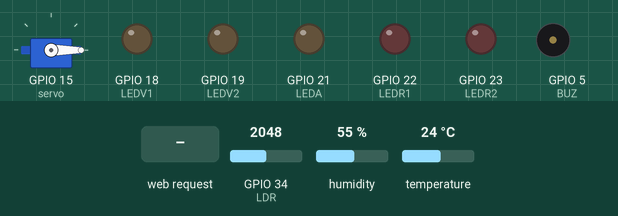
A sketch run on a simulated ESP32. Shown: servo, output pins drawn as LEDs (lit = HIGH), buzzer (waves = sounding, pin HIGH). Inputs (shaded band) come from the test bench; at power-on: GPIO 34 (LDR) = 2048, humidity 55 %, temperature 24 °C. WiFi joins after 1.5 s; servers stay silent unless stated; what the sketch prints to the serial monitor is not drawn.

Above: at 2.7 s.
2.8 s: HTTP request GET /S/on received
At 3.6 s:
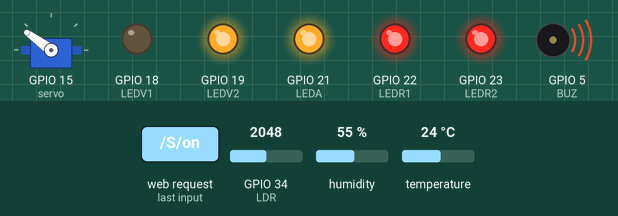
At 4.5 s:
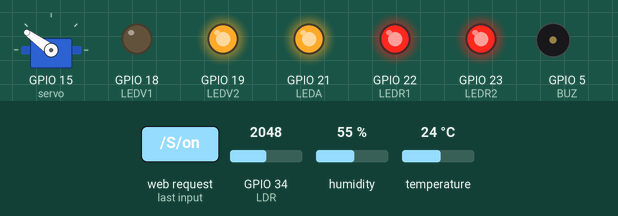
5.3 s: HTTP request GET /S/off received
6.8 s: HTTP request GET /off received
Timing chart, 0 to 9.8 s (numbered marks = the images above; inputs shaded):
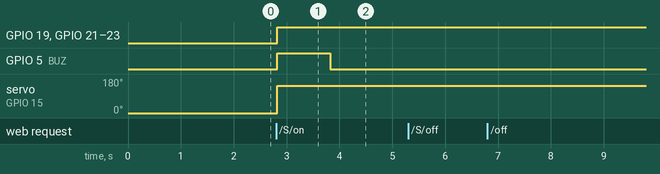

Measured:
- after the input at 2.8 s, GPIO 19 (LEDV2), GPIO 21 (LEDA), GPIO 22 (LEDR1), GPIO 23 (LEDR2): LOW → HIGH at once; GPIO 5 (BUZ): LOW → HIGH at once, → LOW 1.0 s later; servo on GPIO 15 (servo): 0° → 144° at once
- after the input at 5.3 s, every drawn part: stays the same
- after the input at 6.8 s, every drawn part: stays the same

The sketch:

practica2_labpercepcion.ino
```cpp
//Laboratorio de Percepción Práctica #2
//Integrantes:
//Miguel Angel Villanueva Ramirez 1743596
//Irma Liliana Saucedo Martinez 1730895
//Luis Fernando Orrante Vales 1889241

//Librerías
#include <WiFi.h>
#include <DHT.h>
#include <Servo.h>

Servo ObjServo;

//Señales para los sensores
//DHT22
#define DHTPIN 27 //Pin al que se conectará el sensor
#define DHTTYPE DHT11 //Se define el tipo de sensor

//Fotorresistencia
#define LDR 34 //Pin analógico al que se conectará el sensor

//variable estado
int estado;
String estado_leds="Apagados";
String estado_buz="Apagado";
String estado_servo="Posicion inicial";

//Configuración para el servidor
const char* ssid = "Luis";
const char* password = "LuisOrrante01";
WiFiServer server(80); //Nota: investigar porque es 80

//Inicializamos el sensor DHT
DHT dht(DHTPIN, DHTTYPE);

//Variable para almacenar la solicitud HTTP
String header;

//Lectura de sensores
String SensoresEstado = "off";

//Para el Slider
//String valueString = String(0);
//int positon1 = 0;
//int positon2 = 0;

//Matriz m
double m[5][4] =
{{-4.091161306277228, 0.34154925044493994, -0.19923055381405957, 0.033012220378430775},
 {-1.4202067331470096, -5.522937316999443, 1.0926903186709243, 4.675362200778682},
 {-1.1177504379413985, -1.5853078294834617, 2.25901751542432, -0.9538025036242919},
 {3.9549636884937103, -0.26860625588497694, -0.18846197835260178, -3.758786208162456},
 {0.4822201913450948, -4.180483112166716, -0.4361186076152109, 0.5599547293956691}};

//Matriz o
float o[5] = {-8.83920290863723, 4.748015376911499, 2.0873651110413824,
-5.316140191895733, -6.929852236637968};

//Actuadores
const int LEDV1 = 18;
const int LEDV2 = 19;
const int LEDA = 21;
const int LEDR1 = 22;
const int LEDR2 = 23;
const int BUZ = 5;
const int servo = 15;

//Mediciones
float Temperatura;
float Humedad;
float prenivel;
float nivel;
float normTemp;
float normHum;
float normniv;
float yy;
int LDR_val;

//Setup del programa
void setup() {
  Serial.begin(115200);
  dht.begin();
  //Inicializar las variables de salida como salidas (valga la redundancia).
  pinMode(LEDV1, OUTPUT);
  pinMode(LEDV2, OUTPUT);
  pinMode(LEDA, OUTPUT);
  pinMode(LEDR1, OUTPUT);
  pinMode(LEDR2, OUTPUT);
  pinMode(BUZ, OUTPUT);

  //Iniciamos las variables de salida en nivel bajo
  digitalWrite(LEDV1, LOW);
  digitalWrite(LEDV2, LOW);
  digitalWrite(LEDA, LOW);
  digitalWrite(LEDR1, LOW);
  digitalWrite(LEDR2, LOW);
  digitalWrite(BUZ, LOW);
  ObjServo.attach(servo);
  ObjServo.write(0);

  //Conexión a la red
  Serial.print("Conectando a ");
  Serial.print(ssid);
  WiFi.begin(ssid, password);
  //Mientras el ESP32 se conecta a la red
  while (WiFi.status() != WL_CONNECTED) {
    delay(500);
    Serial.print(".");
  }
  //Cuando se logre la conexión
  Serial.println("");
  Serial.println("WiFi conectado");
  Serial.println("Dirección IP: ");
  Serial.println(WiFi.localIP());
  server.begin();
}


//Loop del programa
void loop() {
  WiFiClient client = server.available(); //Listen for incoming clients

  if (client) {
    Serial.println("Nuevo cliente");
    String currentLine = "";
    String currentline = "";
    while (client.connected()) {
      if (client.available()) {
        char c = client.read();
        Serial.write(c);
        header += c;
        if (c == '\n') {
          if (currentLine.length() == 0) {
            client.println("HTTP/1.1 200 OK");
            client.println("Content-type:text/html");
            client.println("Connection: close");
            client.println();
            if(header.indexOf("GET /S/on") >= 0) {

              //Sensor de humedad
              Humedad = dht.readHumidity();

              //Sensor de temperatura
              Temperatura = dht.readTemperature();

              //Nivel de luz
              LDR_val = analogRead(LDR);
              //prenivel = (LDR_val * 100)/5000;
              nivel=map(LDR_val,0,4095,100,0);


              //Normalización de la temperatura
              normTemp = (Temperatura - 0)/(50 - 0);

              //Normalización de la humedad
              normHum = (Humedad - 0)/(100 - 0);

              //Normalización del nivel de luz
              normniv = (nivel - 0)/(100 - 0);

              float X[4] = {normTemp, normHum, normniv, 1};
              float N[5];

              //Red neuronal
              for(int n = 0; n < 5; n++) {
                float s = 0.0;
                for(int i = 0; i < 4; i++) {
                  s = s + (X[i] * m[n][i]);
                  }
                N[n] = (1 / (1 + exp(-s)));
                }
                float s = 0.0;
                for(int n = 0; n < 5; n++){
                  s = s + (N[n] * o[n]);
                }
                float y = (1/(1 + exp(-s)));
                yy = (y * 4) + 1;

                if(yy == 5) {
                  estado=5;
                  estado_leds="5 Leds encendidos";
                  estado_buz="Apagado";
                  estado_servo="Posicion a 180 grados";
                  digitalWrite(LEDV1, HIGH);
                  digitalWrite(LEDV2, HIGH);
                  digitalWrite(LEDA, HIGH);
                  digitalWrite(LEDR1, HIGH);
                  digitalWrite(LEDR2, HIGH);
                  digitalWrite(BUZ, LOW);
                  ObjServo.write(180);
                }
                if(yy >= 4 && yy < 5) {
                  estado=4;
                  estado_leds="4 Leds encendidos";
                  estado_buz="Encendido 1 segundo";
                  estado_servo="Posicion a 144 grados";
                  digitalWrite(LEDV1, LOW);
                  digitalWrite(LEDV2, HIGH);
                  digitalWrite(LEDA, HIGH);
                  digitalWrite(LEDR1, HIGH);
                  digitalWrite(LEDR2, HIGH);
                  ObjServo.write(144);
                  digitalWrite(BUZ, HIGH);
                  delay(1000);
                  digitalWrite(BUZ, LOW);

                }
                if(yy>=3 && yy<4){
                  estado=3;
                  estado_leds="3 Leds encendidos";
                  estado_buz="Encendido 3 segundo";
                  estado_servo="Posicion a 108 grados";
                  digitalWrite(LEDV1, LOW);
                  digitalWrite(LEDV2, LOW);
                  digitalWrite(LEDA, HIGH);
                  digitalWrite(LEDR1, HIGH);
                  digitalWrite(LEDR2, HIGH);
                  ObjServo.write(108);
                  digitalWrite(BUZ, HIGH);
                  delay(3000);
                  digitalWrite(BUZ, LOW);

                }
                if(yy>=2 && yy<3){
                  estado=2;
                  estado_leds="2 Leds encendidos";
                  estado_buz="Encendido 6 segundo";
                  estado_servo="posicion a 70 grados";
                  digitalWrite(LEDV1, LOW);
                  digitalWrite(LEDV2, LOW);
                  digitalWrite(LEDA, LOW);
                  digitalWrite(LEDR1, HIGH);
                  digitalWrite(LEDR2, HIGH);
                  ObjServo.write(70);
                  digitalWrite(BUZ, HIGH);
                  delay(6000);
                  digitalWrite(BUZ, LOW);

                }
                if(yy>=1 && yy<2){
                  estado=1;
                  estado_leds="1 Leds encendidos";
                  estado_buz="Encendido";
                  estado_servo="Posicion a 30 grados";
                  digitalWrite(LEDV1, LOW);
                  digitalWrite(LEDV2, LOW);
                  digitalWrite(LEDA, LOW);
                  digitalWrite(LEDR1, LOW);
                  digitalWrite(LEDR2, HIGH);
                  digitalWrite(BUZ, HIGH);
                  ObjServo.write(30);
                }
                Serial.println(yy);
                Serial.println(normTemp);
                Serial.println(normHum);
                Serial.println(normniv);
                SensoresEstado = "on";
                }else if (header.indexOf("GET /S/off") >= 0) {
                  //Sensor de humedad
                  Humedad = dht.readHumidity();
                  //Sensor de temperatura
                  Temperatura = dht.readTemperature();
                  //Sensor de nivel de luz
                  LDR_val = analogRead(LDR);
                  nivel = (LDR_val * 100)/4095;
                  //Normalización de la temperatura
                  normTemp = (Temperatura - 0)/(50 - 0);
                  //Normalización de la humedad
                  normHum = (Humedad - 0)/(100 - 0);

                  float X[4] = {normTemp, normHum, normniv, 1};
                  float N[5];

                  //Red neuronal
                  for(int n = 0; n < 5; n++) {
                    float s = 0.0;
                    for(int i = 0; i < 4; i++) {
                      s = s + (X[i] * m[n][i]);
                    }
                    N[n] = (1 / (1 + exp(-s)));
                    }
                    float s = 0.0;
                    for(int n = 0; n < 5; n++) {
                      s = s + (N[n] * o[n]);
                    }
                    float y = (1/(1 + exp(-s)));
                    yy = (y * 4) + 1;
                    if (yy == 5) {
                      digitalWrite(LEDV1, HIGH);
                      digitalWrite(LEDV2, HIGH);
                      digitalWrite(LEDA, HIGH);
                      digitalWrite(LEDR1, HIGH);
                      digitalWrite(LEDR2, HIGH);
                      digitalWrite(BUZ, LOW);
                      ObjServo.write(180);
                    }
                    if(yy >= 4 && yy < 5) {
                      digitalWrite(LEDV1, LOW);
                      digitalWrite(LEDV2, HIGH);
                      digitalWrite(LEDA, HIGH);
                      digitalWrite(LEDR1, HIGH);
                      digitalWrite(LEDR2, HIGH);
                      digitalWrite(BUZ, LOW);
                      ObjServo.write(144);
                    }
                    if(yy >= 3 && yy < 4) {
                      digitalWrite(LEDV1, LOW);
                      digitalWrite(LEDV2, LOW);
                      digitalWrite(LEDA, HIGH);
                      digitalWrite(LEDR1, HIGH);
                      digitalWrite(LEDR2, HIGH);
                      digitalWrite(BUZ, LOW);
                      ObjServo.write(108);
                    }
                    if(yy>=2 && yy<3){
                      digitalWrite(LEDV1, LOW);
                      digitalWrite(LEDV2, LOW);
                      digitalWrite(LEDA, LOW);
                      digitalWrite(LEDR1, HIGH);
                      digitalWrite(LEDR2, HIGH);
                      digitalWrite(BUZ, LOW);
                      ObjServo.write(70);
                    }
                    if(yy>=1 && yy<2){
                      digitalWrite(LEDV1, LOW);
                      digitalWrite(LEDV2, LOW);
                      digitalWrite(LEDA, LOW);
                      digitalWrite(LEDR1, LOW);
                      digitalWrite(LEDR2, HIGH);
                      digitalWrite(BUZ, HIGH);
                      ObjServo.write(30);
                    }
                    Serial.println(yy);
                    Serial.println(normTemp);
                    Serial.println(normHum);
                    Serial.println(normniv);
                    SensoresEstado = "off";
                  }
                  //Página HTML
                  client.println("<!DOCTYPE html><html>");
                  client.println("<head><meta name=\"viewport\"content=\"width=device-width, initial-scale=1\">");
                  client.println("<link rel=\"icon\" href=\"data:,\">");
                  //CSS to style the on/off buttons
                  client.println("<style>html { font-family: Helvetica; display: inline-block; margin: 0px auto; text-align: center;}");
                  client.println("<style>body { text-align: center; font-family: \"Trebuchet MS\", Arial; margin-left:auto; margin-right:auto;}");
                  //Color para los sensores
                  client.println(".button1 { background-color: #4CAF50; border: none; color: white; padding: 16px 40px;");
                  client.println("text-decoration: none; font-size: 30px; margin: 2px; cursor: pointer;}");
                  client.println(".button2 {background-color: #555555;}</style></head>");
                  //Web page heading
                  client.println("<body><h1>Practica #2.</h1>");
                  client.println("<p>Nivel de Humedad: " + String (Humedad) +"%</p>" "<p>Temperatura: " + String (Temperatura) +" Grados C</p>"
                  "<p>Nivel de Luz: " + String (nivel) +"%</p>"
                  "<p>Estado: " + String (estado) + "<p> " +
                  "<p>Estado actuadores:" "<p>Leds: " + String (estado_leds) +
                  "<p>Buzzer: " + String (estado_buz) + "<p>Servo: " + String (estado_servo));
                  if (SensoresEstado=="off") {
                    client.println("<p><a href=\"/S/on\"><button class=\"button1\">Leer</button></a></p>");
                  } else {
                    client.println("<p><a href=\"/S/off\"><button class=\"button1 button2\">Leer</button></a></p>");
                    }
                    client.println("</body></html>");
                    client.println();
                    break;
            } else {
              currentLine = "";
              }
            } else if(c != '\r') {
                currentLine += c;
        }
      }
    }
    header = "";
    client.stop();
    Serial.println("Client disconnected.");
    Serial.println("");
  }
}
```
